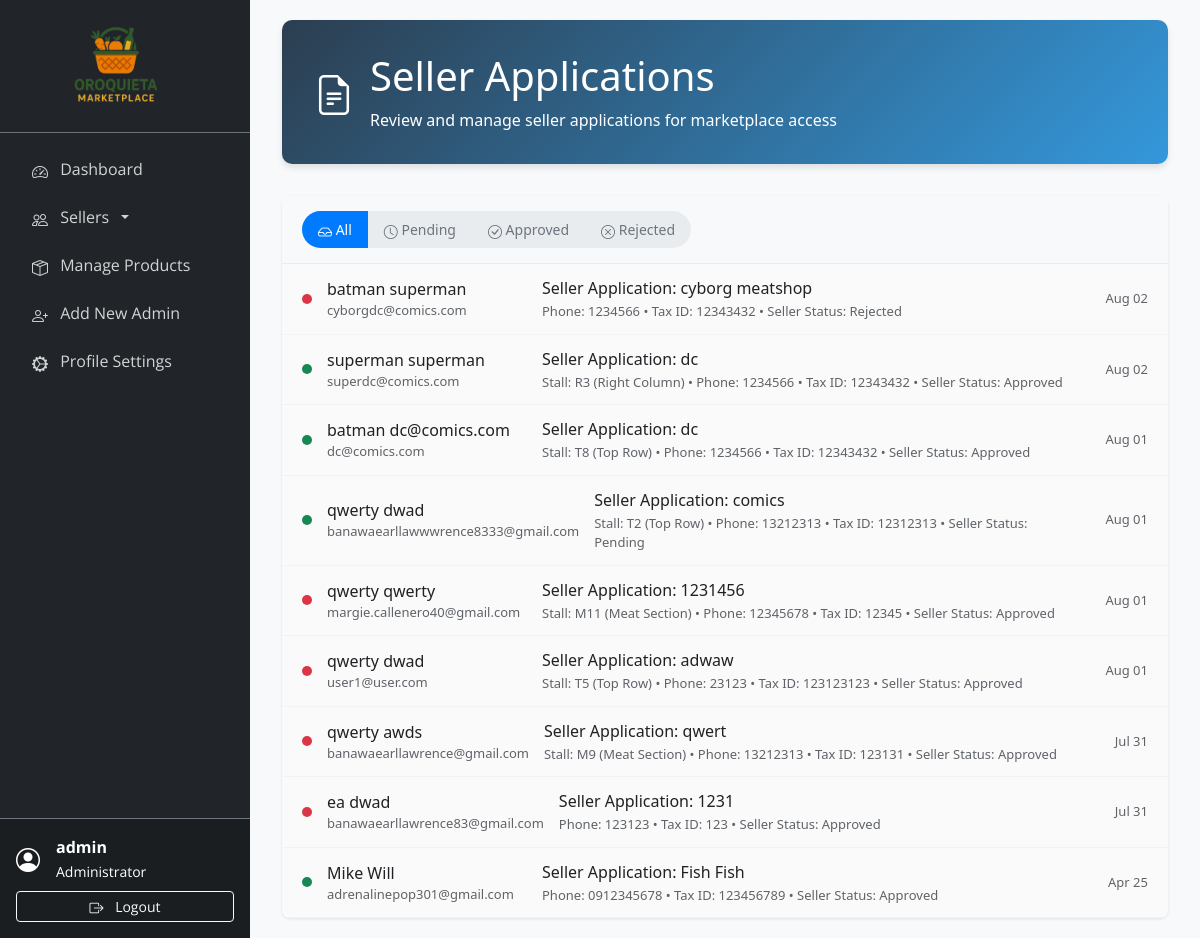
Before: /admin/seller_applications.php (signed in) with the older database file.
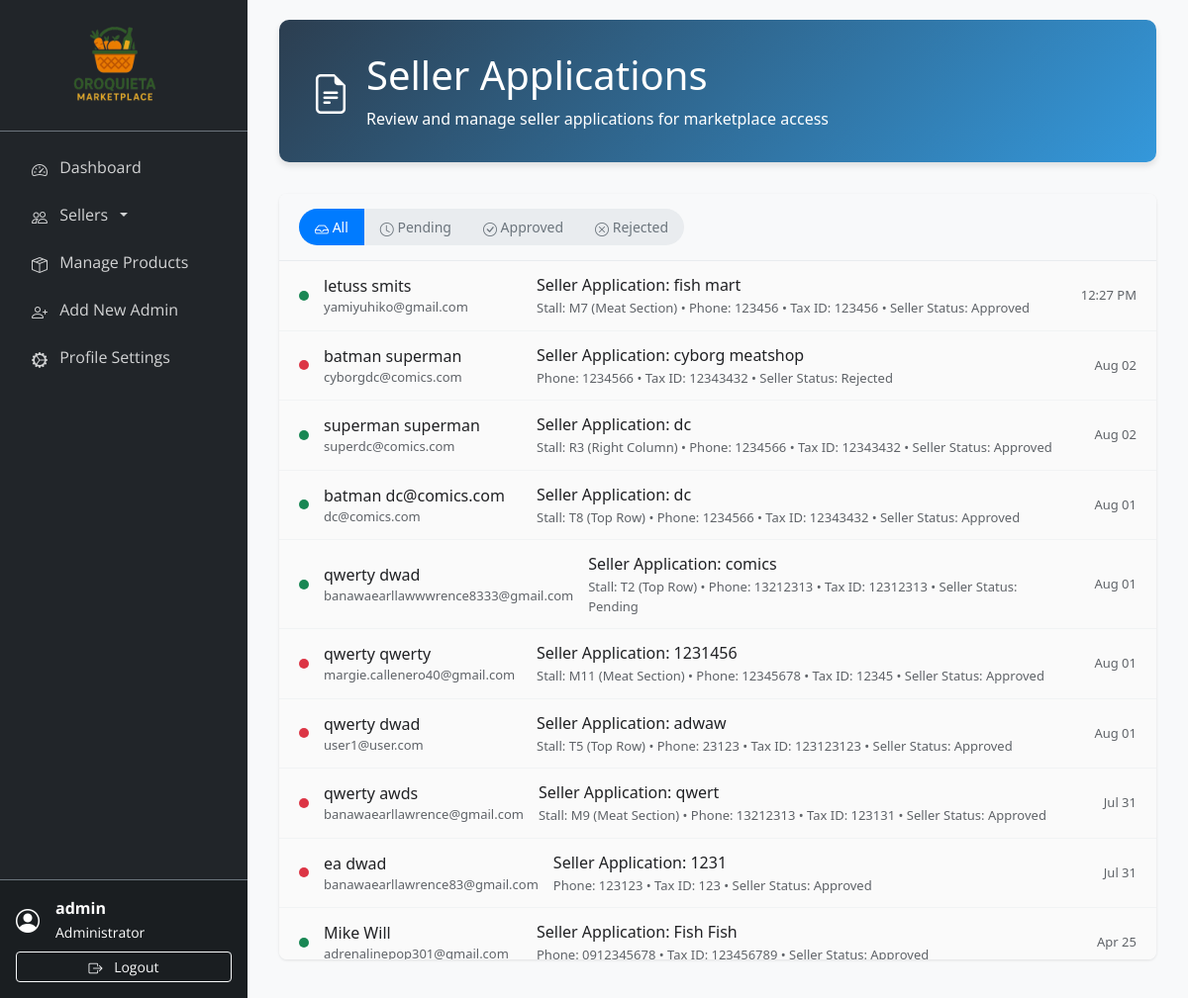
After: the same page with the newer database file.
### tables this page shows
CREATE TABLE `seller_applications` (
  `id` int(11) NOT NULL,
  `seller_id` int(11) NOT NULL,
  `business_name` varchar(255) NOT NULL,
  `business_phone` varchar(20) NOT NULL,
  `tax_id` varchar(50) DEFAULT NULL,
  `documents_submitted` text DEFAULT NULL,
  `selected_stall` varchar(10) DEFAULT NULL,
  `status` enum('pending','approved','rejected') DEFAULT 'pending',
  `admin_notes` text DEFAULT NULL,
  `created_at` timestamp NOT NULL DEFAULT current_timestamp(),
  `updated_at` timestamp NOT NULL DEFAULT current_timestamp() ON UPDATE current_timestamp()
);

CREATE TABLE `sellers` (
  `id` int(11) NOT NULL,
  `username` varchar(50) NOT NULL,
  `email` varchar(100) NOT NULL,
  `password` varchar(255) NOT NULL,
  `first_name` varchar(50) DEFAULT NULL,
  `last_name` varchar(50) DEFAULT NULL,
  `phone` varchar(20) DEFAULT NULL,
  `address` text DEFAULT NULL,
  `profile_image` varchar(255) DEFAULT NULL,
  `facebook_url` varchar(255) DEFAULT NULL,
  `is_active` tinyint(1) DEFAULT 1,
  `status` enum('pending','approved','rejected','suspended') DEFAULT 'pending',
  `created_at` timestamp NOT NULL DEFAULT current_timestamp(),
  `updated_at` timestamp NOT NULL DEFAULT current_timestamp() ON UPDATE current_timestamp()
);

### admin/seller_applications.php (the view, shortened to what the changed rows need)
<!DOCTYPE html>
<html lang="en">
<head>
    <link href="https://cdn.jsdelivr.net/npm/bootstrap@5.3.0/dist/css/bootstrap.min.css" rel="stylesheet">
    <link rel="stylesheet" href="https://cdn.jsdelivr.net/npm/bootstrap-icons@1.10.0/font/bootstrap-icons.css">
    <link rel="stylesheet" href="../assets/css/seller_applications.css">
</head>
<body>
    <?php include 'sidebar.php'; ?>
    <div class="main-content">
        <div class="container-fluid">
            <div class="page-header">
                <div class="d-flex align-items-center justify-content-between">
                    <div class="d-flex align-items-center">
                        <div>
                            <h1 class="mb-2">Seller Applications</h1>
                        </div>
                    </div>
                </div>
            </div>
            <div class="inbox-container">
                <div class="inbox-list" id="inboxList">
                    <?php
                    $sql = "SELECT sa.*, s.username, s.email as seller_email, s.phone, s.first_name, s.last_name, s.status as seller_status,
                                   st.stall_number, st.section, st.floor_number
                            FROM seller_applications sa
                            LEFT JOIN sellers s ON sa.seller_id = s.id
                            LEFT JOIN stall_applications sta ON sa.seller_id = sta.seller_id AND sta.status IN ('pending', 'approved')
                            LEFT JOIN stalls st ON sta.stall_id = st.id
                            ORDER BY sa.created_at DESC";
                    $stmt = $pdo->query($sql);
                    if ($stmt->rowCount() > 0) {
                        while ($row = $stmt->fetch()) {
                            $read_status = ($row['status'] == 'pending') ? 'unread' : 'read';
                            $business_name = $row['business_name'] ?? $row['username'] ?? 'N/A';
                            $owner_name = $row['bank_account_name'] ?? trim(($row['first_name'] ?? '') . ' ' . ($row['last_name'] ?? '')) ?: $row['username'] ?? 'N/A';
                            $email = $row['business_email'] ?? $row['seller_email'] ?? 'N/A';
                            $phone = $row['business_phone'] ?? $row['phone'] ?? 'N/A';
                            $preview_parts = [];
                            if ($row['stall_number']) {
                                $preview_parts[] = "Stall: {$row['stall_number']} ({$row['section']})";
                            }
                            $preview_parts[] = "Phone: {$phone}";
                            if ($row['tax_id']) {
                                $preview_parts[] = "Tax ID: {$row['tax_id']}";
                            }
                            if ($row['seller_status']) {
                                $preview_parts[] = "Seller Status: " . ucfirst($row['seller_status']);
                            }
                            $preview_text = implode(' • ', $preview_parts);
                            $timestamp = date('M d', strtotime($row['created_at']));
                            if (date('Y-m-d') == date('Y-m-d', strtotime($row['created_at']))) {
                                $timestamp = date('g:i A', strtotime($row['created_at']));
                            }
                            echo "<div class='inbox-item {$read_status}' data-status='{$row['status']}' onclick='viewApplication({$row['id']})'>";
                            echo "  <div class='status-dot {$row['status']}'></div>";
                            echo "  <div class='sender-info'>";
                            echo "    <div class='sender-name'>{$owner_name}";
                            echo "    </div>";
                            echo "    <div class='sender-email'>{$email}</div>";
                            echo "  </div>";
                            echo "  <div class='subject-preview'>";
                            echo "    <div class='subject'>Seller Application: {$business_name}</div>";
                            echo "    <div class='preview-text'>{$preview_text}</div>";
                            echo "  </div>";
                            echo "  <div class='timestamp'>{$timestamp}</div>";
                            echo "</div>";
                        }
                    } else {
                        echo "<div class='empty-inbox'>";
                        echo "  <i class='bi bi-inbox'></i>";
                        echo "  <h4>No applications yet</h4>";
                        echo "  <p>Seller applications will appear here when submitted.</p>";
                        echo "</div>";
                    }
                    ?>
                </div>
            </div>
        </div>
    </div>
</body>
</html>

Changed rows visible on the page:
added seller_applications: seller.last_name "letuss smits", seller.email "yamiyuhiko@gmail.com", business_name "fish mart", preview_text "Stall: M7 (Meat Section) • Phone: 123456 • Tax ID: 123456 • Seller Status: Approved", created_at "12:27 PM"
